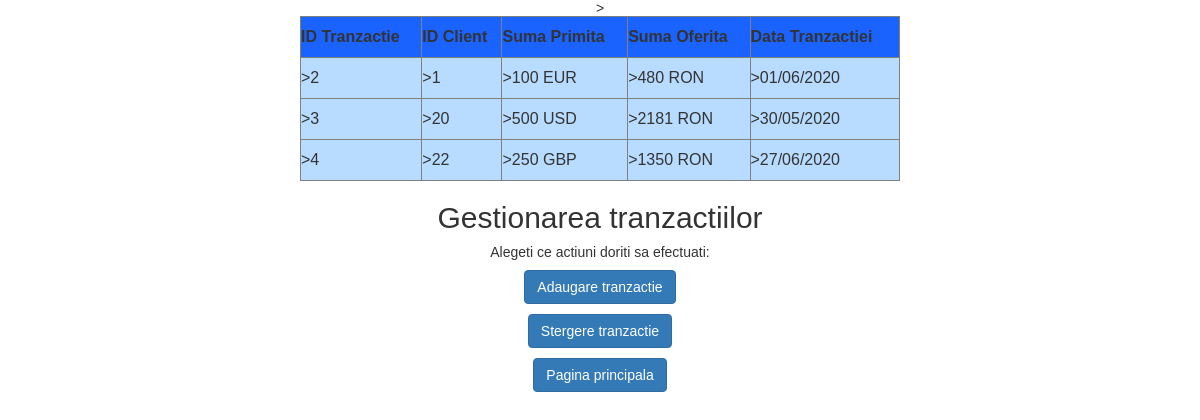
Screenshot of /public_html/tranzactii.php with the database file from the repository.
### tables this page shows
CREATE TABLE `tranzactii` (
  `idtranz` int(11) NOT NULL AUTO_INCREMENT,
  `idclient` int(11) NOT NULL,
  `sumaprimita` char(50) NOT NULL,
  `sumaoferita` char(50) NOT NULL,
  `datatranzactiei` char(50) NOT NULL,
  PRIMARY KEY (`idtranz`)
);

### public_html/tranzactii.php (the view, shortened to what this page needs)
<?php
require_once "config.php";
$sql = "SELECT * FROM tranzactii";
if($result = mysqli_query($link, $sql)){
    if(mysqli_num_rows($result) > 0){
        echo "<table border=1 style=\"width:600px; line-height:40px; margin-left: auto; margin-right: auto;\">";
            echo "<tr style=\"background-color:#1B63FF\">>";
                echo "<th>ID Tranzactie</th>";
                echo "<th>ID Client</th>";
                echo "<th>Suma Primita</th>";
                echo "<th>Suma Oferita</th>";
                echo "<th>Data Tranzactiei</th>";
            echo "</tr>";
        while($row = mysqli_fetch_array($result)){
            echo "<tr>";
                echo "<td style=\"background-color:#B7DCFF\">>" . $row['idtranz'] . "</td>";
                echo "<td style=\"background-color:#B7DCFF\">>" . $row['idclient'] . "</td>";
                echo "<td style=\"background-color:#B7DCFF\">>" . $row['sumaprimita'] . "</td>";
                echo "<td style=\"background-color:#B7DCFF\">>" . $row['sumaoferita'] . "</td>";
                echo "<td style=\"background-color:#B7DCFF\">>" . $row['datatranzactiei'] . "</td>";
            echo "</tr>";
        }
        echo "</table>";
    } else{
        echo "Nu am gasit datele cautate.";
    }
} else{
    echo "ERROR: Could not to execute $sql. " . mysqli_error($link);
}
?><?phptable>
<!DOCTYPE html>
<html lang="en">
<body>
 <link rel="stylesheet" href="https://maxcdn.bootstrapcdn.com/bootstrap/3.3.7/css/bootstrap.css">
    <div class="wrapper">
        <h2>Gestionarea tranzactiilor</h2>
        <p>Alegeti ce actiuni doriti sa efectuati:</p
        <p><a href="adaugaretranzactie.php" class="btn btn-primary">Adaugare tranzactie</a><p>
        <p><a href="stergeretranzactie.php" class="btn btn-primary">Stergere tranzactie</a><p>
        <p><a href="welcome.php" class="btn btn-primary">Pagina principala</a><p>
    </div>
</body>
</html>

### public_html/tranzactii.php (style rules this page uses)
body { font: 14px sans-serif; text-align:center; }

### rows the page displays
tranzactii: idtranz "2", idclient "1", sumaprimita "100 EUR", sumaoferita "480 RON", datatranzactiei "01/06/2020"
tranzactii: idtranz "3", idclient "20", sumaprimita "500 USD", sumaoferita "2181 RON", datatranzactiei "30/05/2020"
tranzactii: idtranz "4", idclient "22", sumaprimita "250 GBP", sumaoferita "1350 RON", datatranzactiei "27/06/2020"
